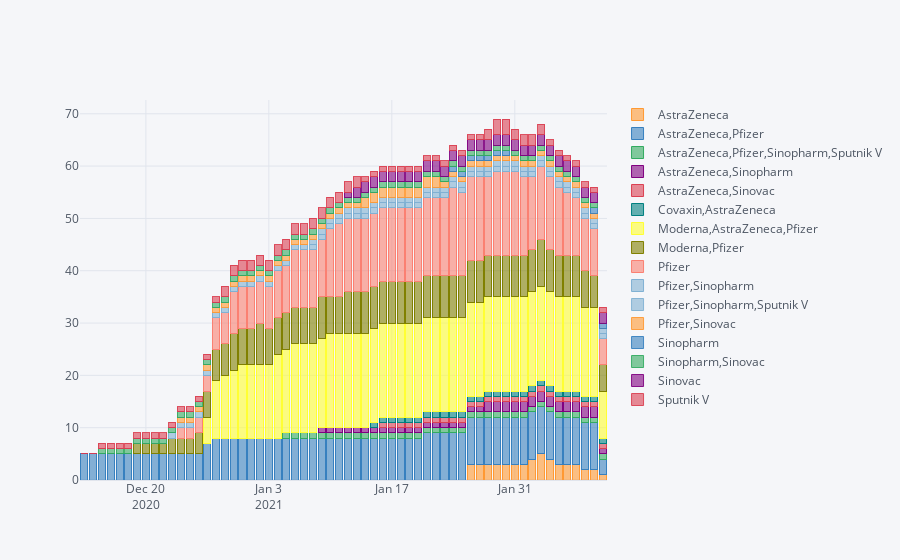

Notebook cell for this chart:
### Code cell
# Bar plot for date of vaccination with respect to vaccines 
date_vac=pd.crosstab(cv['date'],cv['vaccines'])
date_vac.iplot(kind="bar",barmode="stack")
print("The process of vaccination is increasing day by day and Pfizer/BioNTech vaccines are used more compare to other vaccines.")
